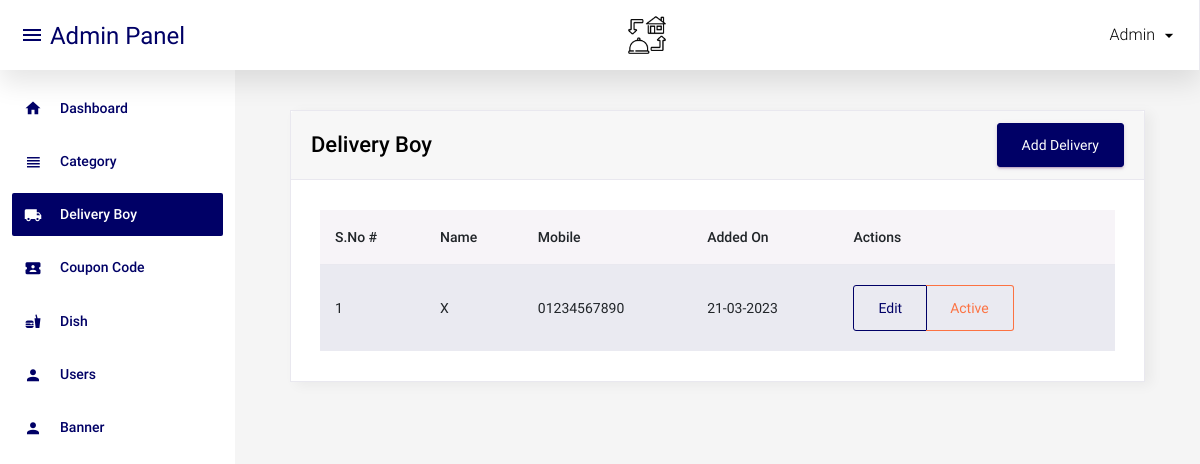
/admin/delivery_boy.php (signed in), run on the app's committed database.
### tables this page shows
CREATE TABLE `delivery_boy` (
  `id` int(11) NOT NULL,
  `name` varchar(50) NOT NULL,
  `mobile` varchar(50) NOT NULL,
  `password` varchar(50) NOT NULL,
  `status` int(11) NOT NULL,
  `added_on` datetime NOT NULL
);

### admin/delivery_boy.php (the view, shortened to what this page needs)
<?php
include('top.php');
$sql="select * from delivery_boy order by id desc";
$res=mysqli_query($con,$sql);
?>
<div class="container">
	<div class="row">
		<div class="col-12">
			<div class="card">
				<div class="card-header d-flex justify-content-between align-items-center">
					<h1 class="h4 m-0">Delivery Boy</h1>
					<a href="manage_delivery_boy.php" class="btn btn-primary">Add Delivery</a>
				</div>
				<div class="card-body">
					<div class="table-responsive">
						<table class="table table-striped">
							<thead>
								<tr>
									<th scope="col">S.No #</th>
									<th scope="col">Name</th>
									<th scope="col">Mobile</th>
									<th scope="col">Added On</th>
									<th scope="col" style="white-space: nowrap;">Actions</th>
                        </tr>
                      </thead>
                      <tbody>
                        <?php if(mysqli_num_rows($res)>0){
						$i=1;
						while($row=mysqli_fetch_assoc($res)){
						?>
						<tr>
                            <td><?php echo $i?></td>
                            <td><?php echo $row['name']?></td>
							<td><?php echo $row['mobile']?></td>
							<td>
							<?php
							$dateStr=strtotime($row['added_on']);
							echo date('d-m-Y',$dateStr);
							?>
							</td>
							<td>
								<div class="btn-group" role="group">
								  <a href="manage_delivery_boy.php?id=<?php echo $row['id']?>" class="btn btn-outline-primary"><i class="bi bi-pencil"></i> Edit</a>
								  <?php if($row['status']==1){ ?>
									<a href="?id=<?php echo $row['id']?>&type=deactive" class="btn btn-outline-danger"><i class="bi bi-eye-slash"></i> Active</a>
								  <?php } else { ?>
									<a href="?id=<?php echo $row['id']?>&type=active" class="btn btn-outline-success"><i class="bi bi-eye"></i> Deactive</a>
								  <?php } ?>
							</td>
                        </tr>
                        <?php
						$i++;
						} } else { ?>
						<tr>
							<td colspan="5">No data found</td>
						</tr>
						<?php } ?>
                      </tbody>
                    </table>
                  </div>
				</div>
              </div>
            </div>
          </div>
		  </div>
<?php include('footer.php');?>

### data on the page
delivery_boy: name "X", mobile "01234567890", added_on "21-03-2023"
